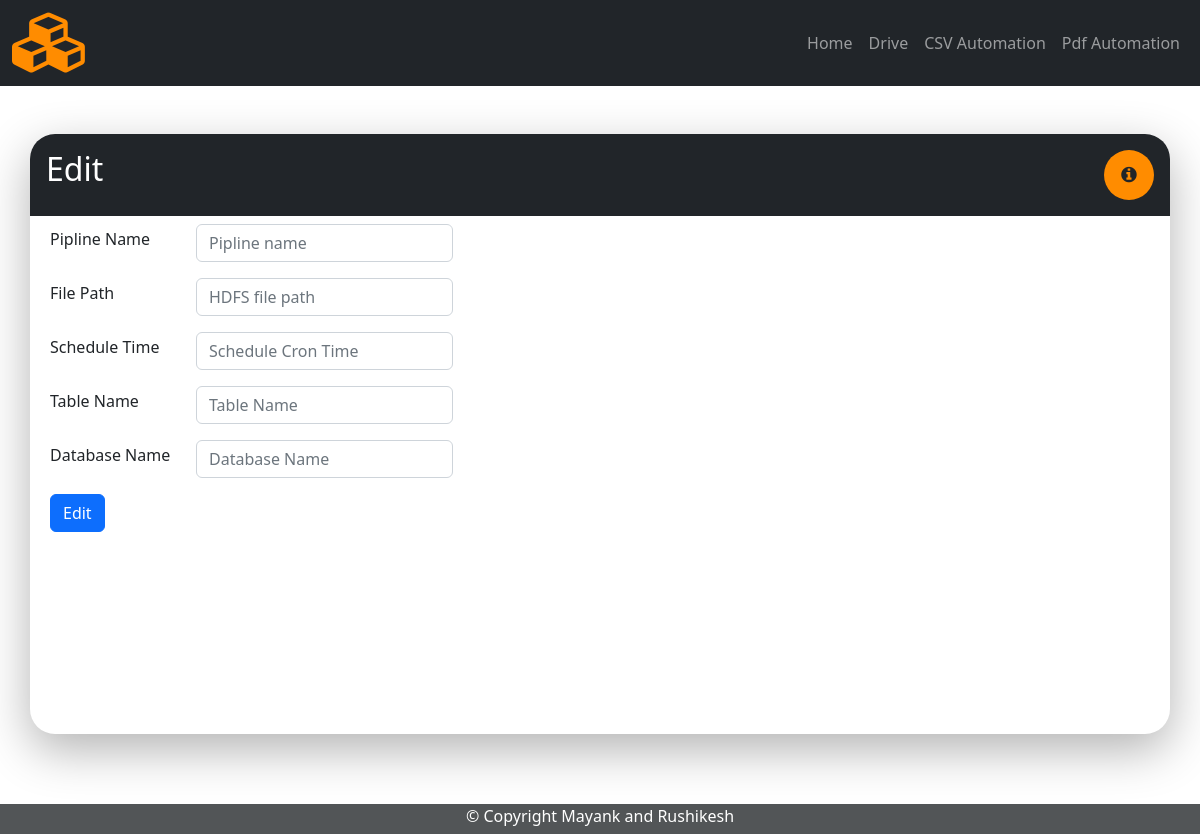
Page /edit/5/ on the earlier database version.
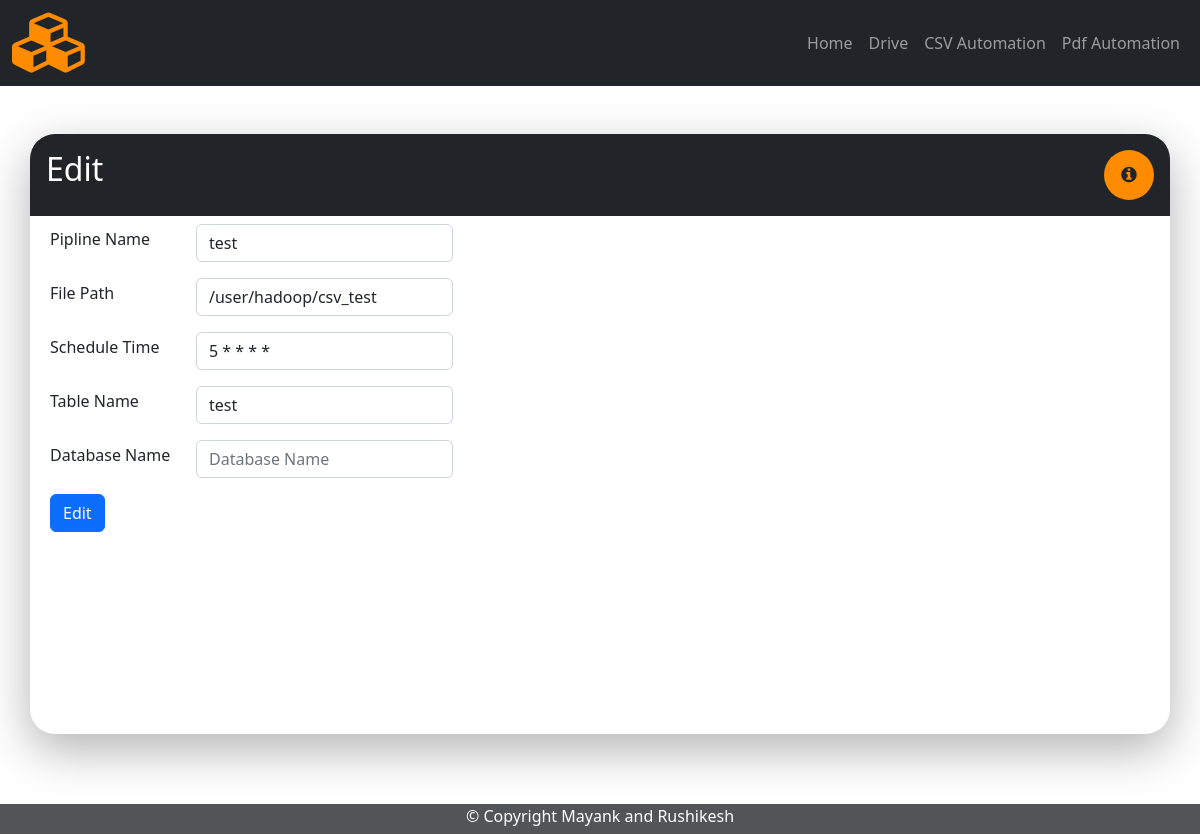
Same page on the later database version.
### tool/models.py (models this page shows)
class PiplineDetails(models.Model):
    id = models.AutoField(primary_key=True)
    text = models.CharField(max_length=30,default=None)
    file_type = models.CharField(max_length=30,default=None)
    file_path = models.CharField(max_length=30,default=None)
    schedule_time = models.CharField(max_length=30,default=None)
    table_name = models.CharField(max_length=30,default=None)

### tool/views.py (the view)
# urls.py: path('edit/<int:id>/',views.edit,name='edit'),
def edit(request,id):
    if request.method == 'POST':
        if request.POST['piplineName'] != "" and request.POST['fileType'] != "" and request.POST['filePath'] != "" and request.POST['scheduleTime'] != "" and request.POST['tableName'] != "" and request.POST['databaseName'] != "":
            PiplineDetails.objects.filter(id=request.POST['piplineId']).update(text = request.POST['piplineName'] ,file_path = request.POST['filePath'] , schedule_time = request.POST['scheduleTime'] , table_name = request.POST['tableName'], database_name = request.POST['databaseName'])
            if request.POST['fileType'] == "CSV":
                return redirect("csv_home")
            else:
                return redirect("pdf_home")
        return redirect(request.META['HTTP_REFERER'])
    else:
        pipline_details = PiplineDetails.objects.filter(id=id).values()
        context = {
            'pipline_details': pipline_details,
        }
        return render(request,'common/edit.html',context)

### templates/common/edit.html (shortened to what this page needs)
{% extends 'base.html' %}
{% block content %}
<div class="container shadow-container min-height-con mt-5 overflow-hidden round-edge">
	<div class="row bg-dark text-white">
		<div class="col-sm-7 p-3">
			<h2>Edit</h2>
		</div>
		<div class="col-sm-5 p-3">
            <div class="float-end">
                <button type="button" class="btn icon-color btn-circle btn-lg btn-outline-light" data-bs-toggle="tooltip" data-bs-placement="bottom" title="Shell script and spark submit is used to enter the data into the hive"><i class="fa fa-info-circle" aria-hidden="true"></i></button>
            </div>
        </div>
	</div>
	<div class="p-2">
		<form action="" method="post">
			<div class="mb-3">
				<div class="row g-3 align-items-center">
					<div class="col-auto">
			  			<label class="form-label" style="width: 130px;">Pipline Name</label>
					</div>
					<div class="col-auto">
						<input type="piplineName" class="form-control" name="piplineName" placeholder="Pipline name" value="{{pipline_details.0.text}}">
					</div>
				</div>
			</div>
			<div class="mb-3">
				<div class="row g-3 align-items-center">
					<div class="col-auto">
			  			<label class="form-label" style="width: 130px;">File Path</label>
					</div>
					<div class="col-auto">
						<input type="filePath" class="form-control" name="filePath" placeholder="HDFS file path" value="{{pipline_details.0.file_path}}">
					</div>
				</div>
			</div>
			<div class="mb-3">
				<div class="row g-3 align-items-center">
					<div class="col-auto">
			  			<label class="form-label" style="width: 130px;">Schedule Time</label>
					</div>
					<div class="col-auto">
						<input type="scheduleTime" class="form-control" name="scheduleTime" placeholder="Schedule Cron Time" value="{{pipline_details.0.schedule_time}}">
					</div>
				</div>
			</div>
			<div class="mb-3">
				<div class="row g-3 align-items-center">
					<div class="col-auto">
			  			<label class="form-label" style="width: 130px;">Table Name</label>
					</div>
					<div class="col-auto">
						<input type="tableName" class="form-control" name="tableName" placeholder="Table Name" value="{{pipline_details.0.table_name}}">
					</div>
				</div>
			</div>
			<div class="mb-3">
				<div class="row g-3 align-items-center">
					<div class="col-auto">
			  			<label class="form-label" style="width: 130px;">Database Name</label>
					</div>
					<div class="col-auto">
						<input type="databaseName" class="form-control" name="databaseName" placeholder="Database Name" value="{{pipline_details.0.database_name}}">
					</div>
				</div>
			</div>
			<button type="submit" class="btn btn-primary">Edit</button>
		</form>
	</div>
</div>
<div class="min-height-bottom">
</div>
{% endblock %}

Differences in the rows shown:
added PiplineDetails: piplineName "test", filePath "/user/hadoop/csv_test", scheduleTime "5 * * * *", tableName "test"
